Frame 1 (no input): blank canvas, image omitted
Frame 60 (the mouse pressed at the canvas centre just before this capture): blank canvas, image omitted
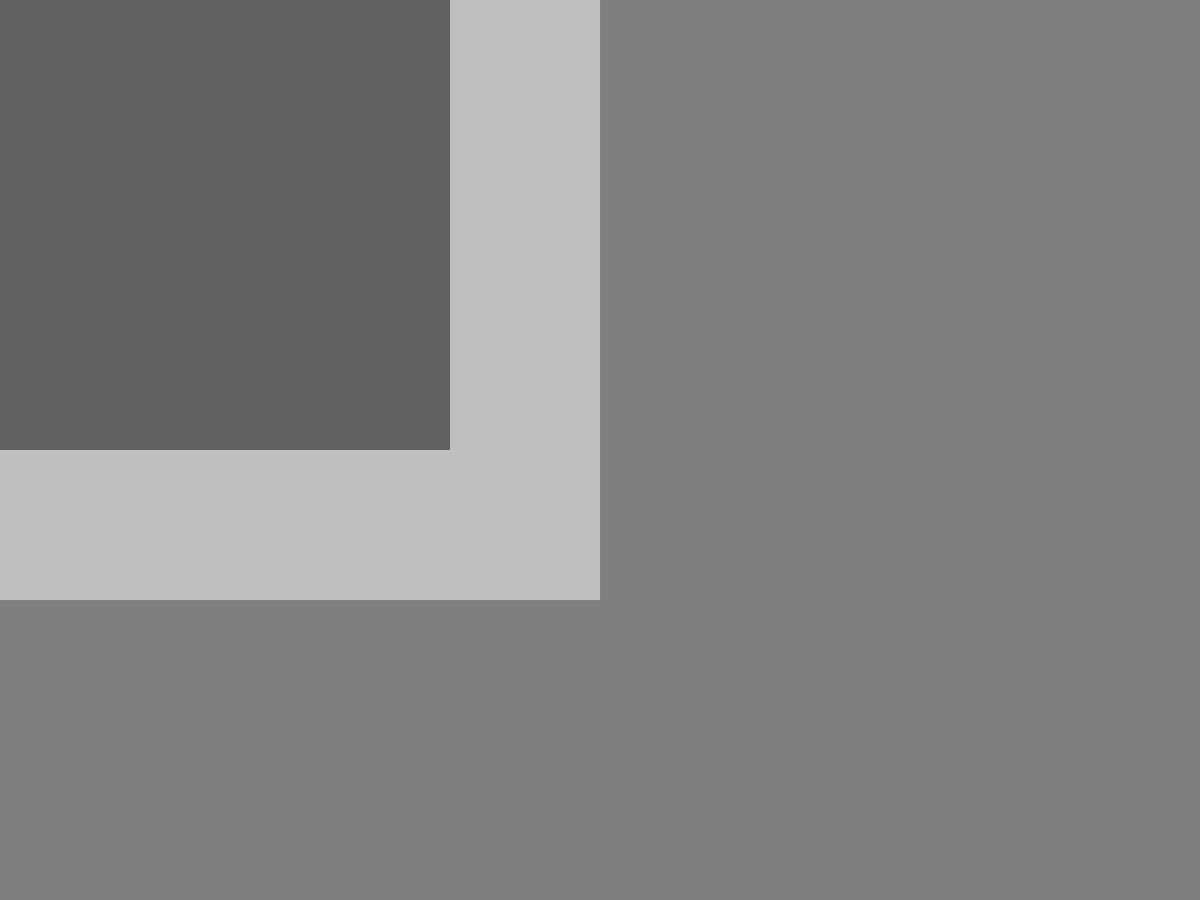
Frame 120 (the mouse held since frame 60 and released just before this capture)

The Processing sketch whose frames 1 and 60 were blank and that drew this single picture after the mouse press (run headless with seeded random() and noise(); from frame 60 on, the mouse is pressed at the canvas centre):

// Processing sketch: working_with_squares
// ── working_with_squares.pde
// Read more at https://processing.org/reference/square_.html

void setup() {
  // Over-ride the default canvas size of 100×100 → the computer’s entire screen.
  fullScreen();
  
  // Remove the stroke around all boxes
  noStroke();
}

void draw() {
  /* Set the background to a pure gr{e|a}y */
  background(127);

  /*
   * Fill the color of the next shape, in this case a box, to white, with 50%
   * opacity.
   */
  fill(255,255,255, 127);

  /*
   * Draw a box whose top left corner is (0, 0) and whose width and height is equal
   * to the position of the mouse’s X position.
   */
  square(0, 0, mouseX);

  /*
   * Fill the color of the next shape, in this case a box, to white, with 50%
   * opacity.
   */
  fill(0,0,0,127);

  /*
   * Draw a box whose top left corner is (0, 0) and whose width and height is equal
   * to the position of the mouse’s Y position.
   */
  square(0, 0, mouseY);
}
